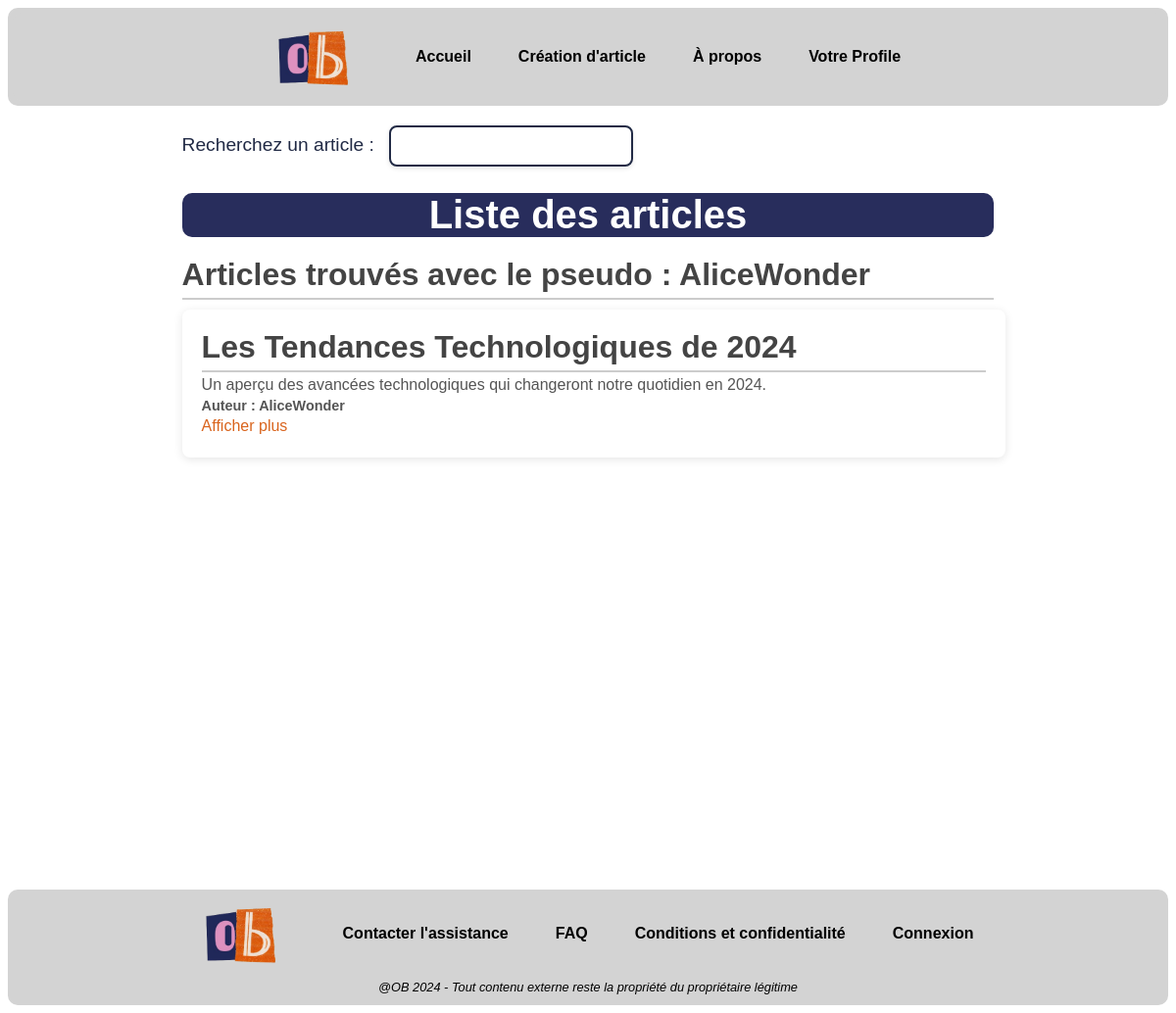
The app's page /listeArticle.php?barreRecherche=AliceWonder (signed in) with its own data.
### tables this page shows
CREATE TABLE IF NOT EXISTS `article` (
  `id` int NOT NULL AUTO_INCREMENT COMMENT 'Identifiant unique de l''article.',
  `titre` varchar(250) NOT NULL COMMENT 'Titre de l''article.',
  `description` varchar(2000) NOT NULL COMMENT 'Contenu ou résumé de l''article.',
  `fk_pseudo` varchar(50) NOT NULL COMMENT 'Clé étrangère vers le pseudo de la table User.',
  PRIMARY KEY (`id`)
);

### listeArticle.php (the view, shortened to what this page needs)
<?php
    include "pagesOutils/connDB.php";
?>
<html>
    <link rel="stylesheet" href="listeArticle.css">
    <header>
        <?php
            include 'pagesOutils/header.php';
        ?>
    </header>
    <body>
    <main>
    <div id="search-container">
        <form method="GET">
            <label for="barreRecherche">Recherchez un article : </label>
            <input id="barreRecherche" name="barreRecherche" type="search">
            <h1>Liste des articles</h1>
            <?php
            if(!empty($_GET['barreRecherche'])){
                $sql = "SELECT id, titre, description, fk_pseudo FROM article WHERE fk_pseudo LIKE '%".$_GET['barreRecherche']."%'";
                $result = $conn->query($sql);
                echo "<h2>Articles trouvés avec le pseudo : " . htmlspecialchars($_GET['barreRecherche']) . "</h2>";
                if ($result->num_rows > 0) {
                    while ($row = $result->fetch_assoc()) {
                        $id=$row['id'];
                        echo "<section class='article'>
                        <h2>" . $row["titre"] . "</h2>
                        <p>" . $row["description"] . "</p>
                        <div class='article-footer'>
                            <span class='auteur'>Auteur : " . $row["fk_pseudo"] . "</span>
                        </div>
                        <a href='afficherArticle.php?id=$id'><p class='lienArticle'>Afficher plus</p></a>
                    </section>";
                    }
                } else {
                    echo "<p>Aucun article trouvé avec le pseudo : " . htmlspecialchars($_GET['barreRecherche']) . "</p>";
                }
            }
            ?>
        </form>
    </div>
    </main>
    </body>
    <?php
        include 'pagesOutils/footer.php'
    ?>
</html>

### listeArticle.css (style rules this page uses)
body main { display: flex; flex-direction: column; justify-content: space-between; min-height: 100vh; margin: 0 auto; width: 70%; font-family: "Century Gothic", sans-serif; }
header, footer { background-color: lightgray; color: black; padding: 5px; font-family: "Century Gothic", sans-serif; text-align: center; border-radius: 10px; }
label { margin-right: 10px; font-size: 1.2em; color: #212A45; }
input[type="search"] { padding: 10px; width: 30%; font-size: 1em; border: 2px solid #212A45; border-radius: 8px; box-shadow: 0 2px 5px rgba(0, 0, 0, 0.1); transition: box-shadow 0.3s ease; margin-top: 20px; }
h1 { font-size: 2.5em; color: white; text-align: center; margin-bottom: 20px; font-weight: bold; border-radius: 10px; background-color: #282d5c; width: 100%; }
h2 { font-size: 2em; color: #444; margin-top: 20px; margin-bottom: 10px; border-bottom: 2px solid #ccc; padding-bottom: 5px; transition: color 0.3s ease, transform 0.3s ease; }
section { margin: 20px auto; padding: 15px; max-width: 800px; background-color: #f9f9f9; border-radius: 8px; box-shadow: 0 2px 5px rgba(0, 0, 0, 0.1); }
section p { line-height: 1.6; color: #555; margin: 10px 0; }
.article { width: 100%; margin: 1% auto; padding: 20px; background-color: #fff; border-radius: 8px; box-shadow: 0 2px 10px rgba(0, 0, 0, 0.1); transition: transform 0.3s ease, box-shadow 0.3s ease; }
.article h2, .article p { max-width: 1200px; margin: 0 auto; }
.article-footer { max-width: 1200px; margin: 0 auto; display: flex; justify-content: space-between; align-items: center; font-size: 0.9em; color: #888; }
.article-footer .auteur { font-weight: bold; color: #555; }
.lienArticle { color: #d9641d; }
a { text-decoration: underline 0.15em rgba(0, 0, 0, 0); transition: text-decoration-color 300ms; }

### records on screen
article: titre "Les Tendances Technologiques de 2024", description "Un aperçu des avancées technologiques qui changeront notre quotidien en 2024.", fk_pseudo "AliceWonder"

### other values on screen
$_GET['barreRecherche'] "AliceWonder"
